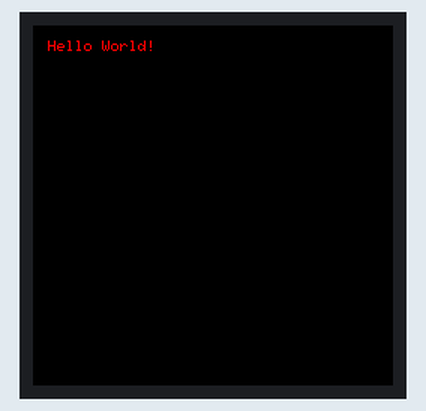
Bench run of a sketch on a simulated Arduino Uno, built with avr-gcc and run on an emulated ATmega328P. On the bench: 240×240 colour display. Random numbers use the default seed unless the sketch sets one.

Above: at 0.2 s.
At 5.2 s:
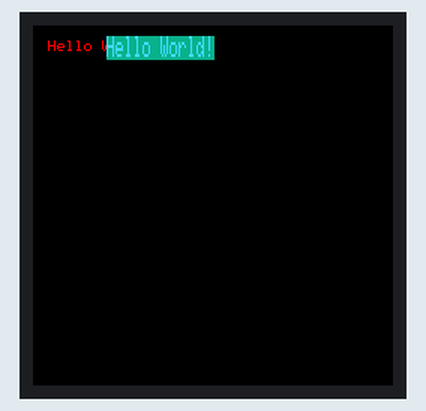
At 13.3 s:
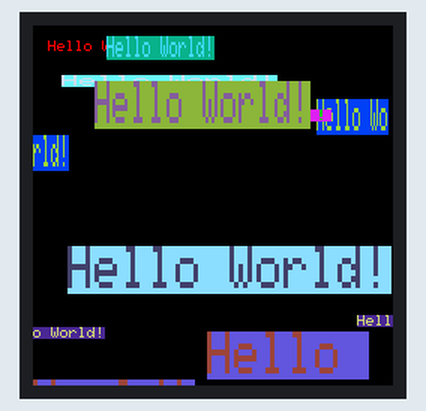
At 21.3 s:
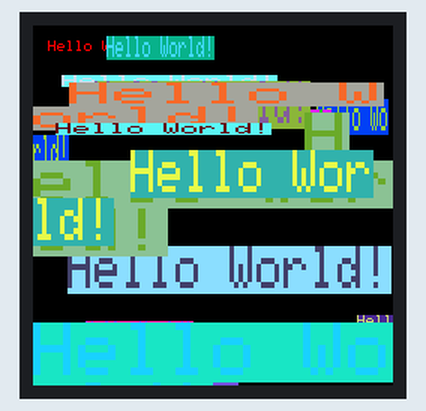
At 29.4 s:
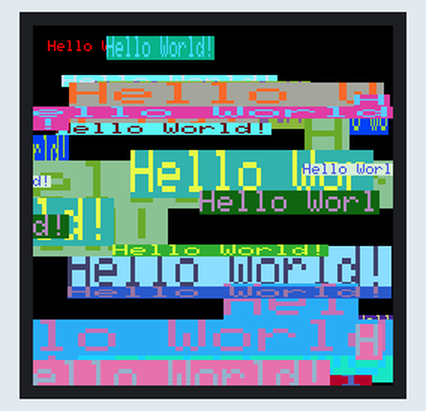
At 38.4 s:
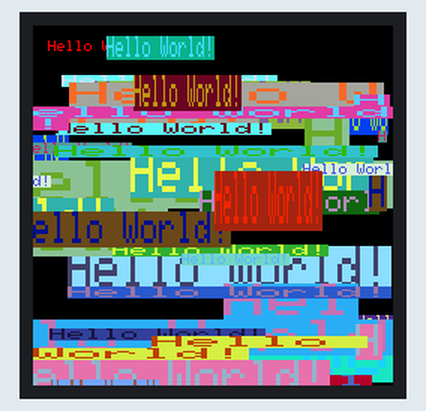

The sketch:

Clase28.ino
```cpp
#include <Arduino_GFX_Library.h>

#define GFX_BL DF_GFX_BL // default backlight pin, you may replace DF_GFX_BL to actual backlight pin


#if defined(DISPLAY1)
Arduino_GFX *gfx = create_default_Arduino_GFX();
#else
Arduino_DataBus *bus = new Arduino_HWSPI(8 /* DC */, 9 /* CS */);
Arduino_GFX *gfx = new Arduino_GC9A01(bus, 7 /* RST */, 0 /* rotation */, true /* IPS */);
#endif

void setup(void)
{
    gfx->begin();
    gfx->fillScreen(BLACK);

#ifdef GFX_BL
    pinMode(GFX_BL, OUTPUT);
    digitalWrite(GFX_BL, HIGH);
#endif

    gfx->setCursor(10, 10);
    gfx->setTextColor(RED);
    gfx->println("Hello World!");

    delay(5000); // 5 seconds
}

void loop()
{
    gfx->setCursor(random(gfx->width()), random(gfx->height()));
    gfx->setTextColor(random(0xffff), random(0xffff));
    gfx->setTextSize(random(6) /* x scale */, random(6) /* y scale */, random(2) /* pixel_margin */);
    gfx->println("Hello World!");

    delay(1000); // 1 second
}
```

Measured:
- what the display in image 1 shows lasts 1.0 s, from 5.2 s to 6.2 s
